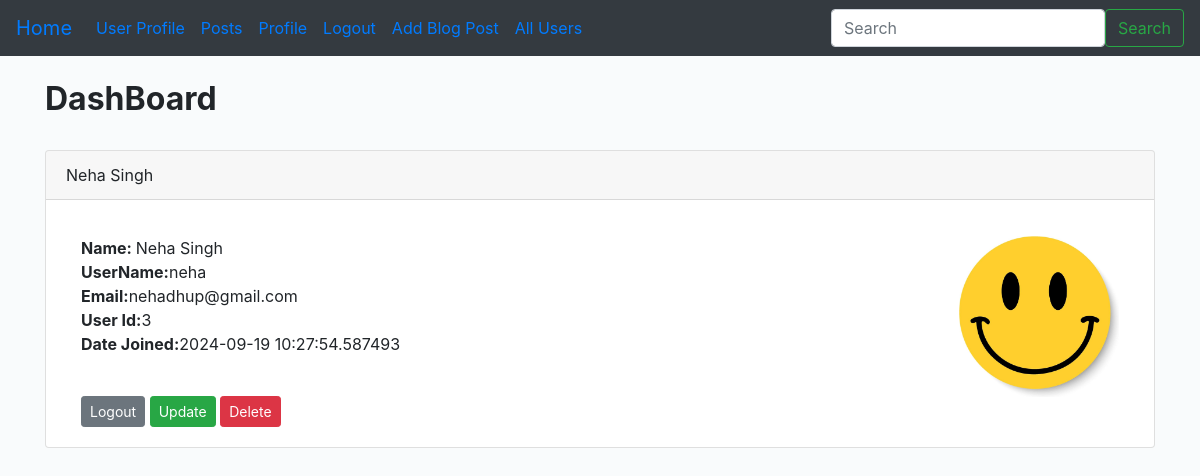
Page /dash (signed in) on the committed database.
### app.py (models this page shows, shortened)
class Users(db.Model,UserMixin):
  id= db.Column(db.Integer,primary_key=True)
  username=db.Column(db.String(20),nullable=False,unique=True)
  name=db.Column(db.String(100),nullable=False)
  email=db.Column(db.String(100),nullable=False,unique=True)
  favorite_Colour=db.Column(db.String(100))
  date_added=db.Column(db.DateTime,default=datetime.utcnow)
  password_hash=db.Column(db.String(120))
  posts = db.relationship('Posts', foreign_keys=[Posts.poster_id], backref='poster', lazy=True)
  @property
  def password(self):
    raise AttributeError('Password is not Readable!')

### app.py (the view)
@app.route('/dash',methods=['POST','GET'])
@login_required
def dash():
  return render_template("dash.html")

### app.py
class SearchForm(FlaskForm):
  searched=StringField("searched",validators=[DataRequired()])
  submit=SubmitField("Submit")

### app.py (called while the page is built)
@login_manager.user_loader
def load_user(user_id):
  return Users.query.get(int(user_id))

@app.context_processor
def base():
  form=SearchForm()
  return dict(form=form)

### templates/dash.html (shortened to what this page needs)
{% extends 'base.html' %}
{% block content %}
      <h2><strong>DashBoard</strong> </h2>
      <br>
      <div class="card">
        <div class="card-header">
            {{current_user.name }}
        </div>
        <div class="card-body">
          <p class="card-text">
                            <div class="container">
                                <div class="row">
                                   <div class="col-8">
                                <strong>Name: </strong>{{ current_user.name }}<br>
                                <strong>UserName:</strong>{{ current_user.username }}<br>
                                <strong>Email:</strong>{{ current_user.email }}<br>
                                <strong>User Id:</strong>{{ current_user.id }}<br>
                                <strong>Date Joined:</strong>{{ current_user.date_added}}<br>
                                <strong> </strong><br></p>
          <a href="{{url_for('logout')}}" class="btn btn-secondary btn-sm">Logout</a>
          <a href="{{url_for('update', id=current_user.id)}}" class="btn btn-success btn-sm">Update</a>
          <a href="{{url_for('delete', id=current_user.id)}}" class="btn btn-danger btn-sm">Delete</a>
                          </div>
                        <div class="col-4"><img src=" {{ url_for( 'static',filename='images/smile.jpg')}}" width="160" align="right"></div>
        </div>
       </div>
{% endblock %}

### static/css/style.css (style rules this page uses)
body { background: #f9fbfcd6; }

### rows in the picture
Users: name "Neha Singh", username "neha", email "nehadhup@gmail.com", id "3", date_added "2024-09-19 10:27:54.587493"
